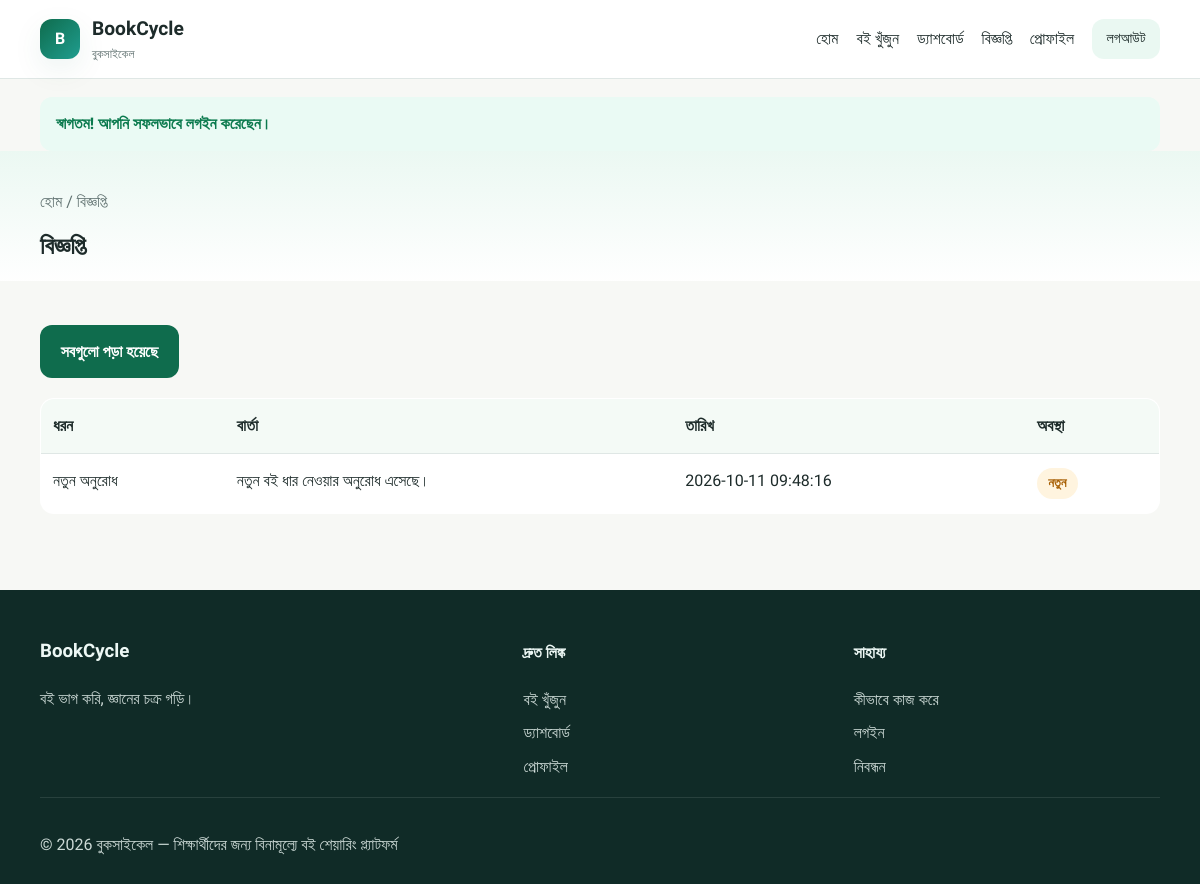
/notifications.php (signed in), run on the app's committed database.
### tables this page shows
CREATE TABLE notifications (
    id INT NOT NULL AUTO_INCREMENT,
    user_id INT NOT NULL,
    type VARCHAR(50) NOT NULL,
    message TEXT NOT NULL,
    related_type VARCHAR(50) DEFAULT NULL,
    related_id INT DEFAULT NULL,
    is_read TINYINT(1) NOT NULL DEFAULT 0,
    created_at DATETIME NOT NULL DEFAULT CURRENT_TIMESTAMP,
    PRIMARY KEY (id),
    KEY idx_notifications_user (user_id),
    KEY idx_notifications_read (is_read),
    CONSTRAINT fk_notifications_user FOREIGN KEY (user_id) REFERENCES users(id) ON DELETE CASCADE
);

### includes/functions.php (called while the page is built, shortened)
<?php
function e(mixed $value): string
{
    return htmlspecialchars((string) $value, ENT_QUOTES, 'UTF-8');
}
function notificationTypeLabel(string $type): string
{
    $labels = [
        'request' => 'নতুন অনুরোধ',
        'approved' => 'অনুমোদিত',
        'rejected' => 'প্রত্যাখ্যাত',
        'handover' => 'হস্তান্তর নিশ্চিত',
        'return_requested' => 'ফেরতের অনুরোধ',
        'returned' => 'ফেরত নিশ্চিত',
        'due_soon' => 'সময়সীমার কাছাকাছি',
        'overdue' => 'ফেরত দিতে দেরি',
    ];
    return $labels[$type] ?? ucfirst($type);
}

### notifications.php (the view, shortened to what this page needs)
<?php
$pdo = getDb();
$userId = (int) $_SESSION['user_id'];
$notifications = $pdo->prepare('SELECT * FROM notifications WHERE user_id = :user_id ORDER BY created_at DESC');
$notifications->execute([':user_id' => $userId]);
$notifications = $notifications->fetchAll();
require_once __DIR__ . '/includes/header.php';
?>
<main>
    <section class="page-head">
        <div class="container">
            <div class="breadcrumbs">হোম / বিজ্ঞপ্তি</div>
            <h1>বিজ্ঞপ্তি</h1>
        </div>
    </section>
    <section class="section">
        <div class="container">
            <div class="form-actions" style="margin-bottom: 20px;">
                <form method="post" action="<?= e(APP_BASE_URL . 'actions/profile-actions.php') ?>">
                    <button type="submit" class="btn btn-primary">সবগুলো পড়া হয়েছে</button>
                </form>
            </div>
            <?php if (empty($notifications)): ?>
                <div class="empty-state">কোনো বিজ্ঞপ্তি নেই।</div>
            <?php else: ?>
                <div class="table-wrap">
                    <table>
                        <thead>
                            <tr>
                                <th>ধরন</th>
                                <th>বার্তা</th>
                                <th>তারিখ</th>
                                <th>অবস্থা</th>
                            </tr>
                        </thead>
                        <tbody>
                            <?php foreach ($notifications as $notification): ?>
                                <tr>
                                    <td><?= e(notificationTypeLabel((string) $notification['type'])) ?></td>
                                    <td><?= e($notification['message']) ?></td>
                                    <td><?= e($notification['created_at']) ?></td>
                                    <td>
                                        <?php if ((int) $notification['is_read'] === 1): ?>
                                            <span class="badge badge-green">পঠিত</span>
                                        <?php else: ?>
                                            <span class="badge badge-yellow">নতুন</span>
                                        <?php endif; ?>
                                    </td>
                                </tr>
                            <?php endforeach; ?>
                        </tbody>
                    </table>
                </div>
            <?php endif; ?>
        </div>
    </section>
</main>
<?php require_once __DIR__ . '/includes/footer.php'; ?>

### assets/css/style.css (style rules this page uses)
:root { --primary: #0f6c4d; --primary-dark: #0a5139; --secondary: #1f9d8f; --soft-green: #eaf8f2; --bg: #f7f8f5; --surface: #ffffff; --text: #1d2b2a; --muted: #617271; --line: #dfe7e5; --shadow: 0 10px 30px rgba(15, 108, 77, 0.08); --danger: #c73d46; --warning: #d98714; --success: #118f63; }
* { box-sizing: border-box; }
html { scroll-behavior: smooth; }
body { margin: 0; background: var(--bg); color: var(--text); font-family: 'Hind Siliguri', sans-serif; line-height: 1.6; }
button, input, textarea, select { font: inherit; }
.container { width: min(1120px, calc(100% - 32px)); margin: 0 auto; }
.btn { display: inline-flex; align-items: center; justify-content: center; gap: 8px; border-radius: 12px; border: none; padding: 0.85rem 1.3rem; cursor: pointer; font-weight: 600; transition: 0.2s ease; }
.btn-primary { background: var(--primary); color: white; }
.section { padding: 28px 0; }
.form-actions { display: flex; gap: 12px; flex-wrap: wrap; margin-top: 16px; }
.page-head { background: linear-gradient(180deg, rgba(234,248,242,0.9), rgba(255,255,255,0.95)); padding: 38px 0 16px; }
.page-head h1 { margin: 0; }
.breadcrumbs { color: var(--muted); margin-bottom: 12px; }
.table-wrap { overflow-x: auto; }
table { width: 100%; border-collapse: collapse; background: white; border: 1px solid var(--line); border-radius: 14px; overflow: hidden; }
th, td { border-bottom: 1px solid var(--line); padding: 14px 12px; text-align: left; vertical-align: top; }
th { background: #f4faf6; }
.badge { display: inline-flex; border-radius: 999px; padding: 0.35rem 0.7rem; font-size: 0.8rem; font-weight: 700; }
.badge-yellow { background: #fff4df; color: #a65d00; }

### data on the page
notifications: type "নতুন অনুরোধ", message "নতুন বই ধার নেওয়ার অনুরোধ এসেছে।", created_at "2026-10-11 09:48:16", is_read "নতুন"

### other printed values
$item['label'] "হোম"
$item['label'] "বই খুঁজুন"
$item['label'] "ড্যাশবোর্ড"
$item['label'] "বিজ্ঞপ্তি"
$item['label'] "প্রোফাইল"
$flash['message'] "স্বাগতম! আপনি সফলভাবে লগইন করেছেন।"
